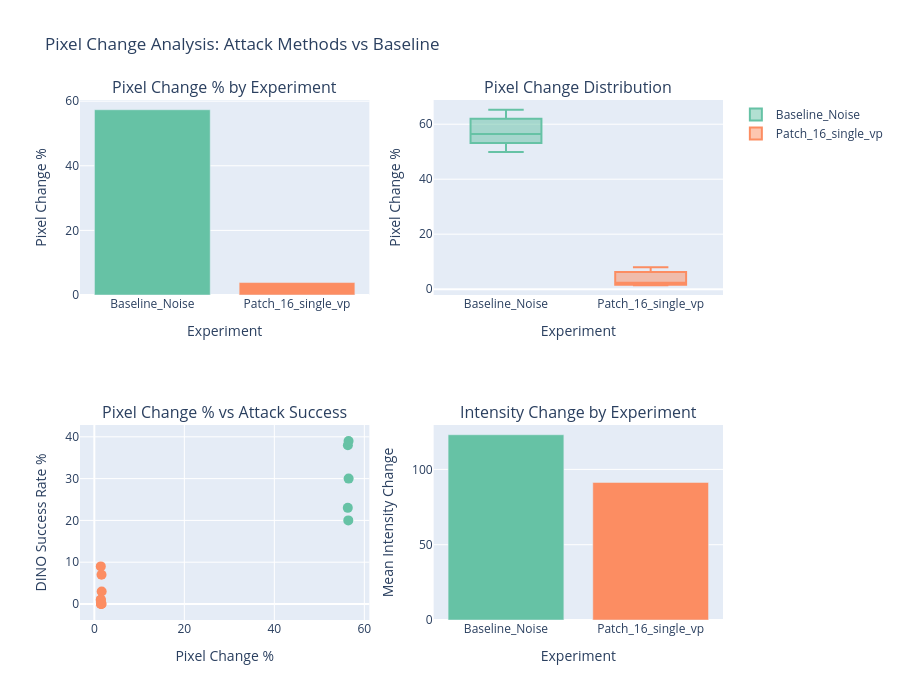

Source (notebook cell):
### Code cell
# =============================================================================
# PIXEL CHANGE VISUALIZATION
# =============================================================================

import plotly.express as px
import plotly.graph_objects as go
from plotly.subplots import make_subplots

if len(pixel_change_df) > 0:
    print("="*80)
    print("PIXEL CHANGE VISUALIZATION")
    print("="*80)
    
    # Create a figure with multiple visualizations
    fig = make_subplots(
        rows=2, cols=2,
        subplot_titles=(
            'Pixel Change % by Experiment',
            'Pixel Change Distribution',
            'Pixel Change % vs Attack Success',
            'Intensity Change by Experiment'
        ),
        specs=[[{"type": "bar"}, {"type": "box"}],
               [{"type": "scatter"}, {"type": "bar"}]]
    )
    
    # Get unique experiments
    experiments = pixel_change_df['approach'].unique()
    colors = px.colors.qualitative.Set2[:len(experiments)]
    exp_colors = dict(zip(experiments, colors))
    
    # 1. Bar chart: Mean pixel change % by experiment
    mean_changes = pixel_change_df.groupby('approach')['pixel_change_pct'].mean().reset_index()
    for i, row in mean_changes.iterrows():
        fig.add_trace(
            go.Bar(
                x=[row['approach']], 
                y=[row['pixel_change_pct']],
                name=row['approach'],
                marker_color=exp_colors[row['approach']],
                showlegend=False
            ),
            row=1, col=1
        )
    
    # 2. Box plot: Distribution of pixel changes
    for exp in experiments:
        exp_data = pixel_change_df[pixel_change_df['approach'] == exp]
        fig.add_trace(
            go.Box(
                y=exp_data['pixel_change_pct'],
                name=exp,
                marker_color=exp_colors[exp],
                showlegend=True
            ),
            row=1, col=2
        )
    
    # 3. Scatter: Pixel change vs success rate (if we have success data)
    if 'experiment_dfs' in dir() and len(experiment_dfs) > 0:
        # Calculate success rate per patch for each experiment
        scatter_data = []
        for exp_name, exp_df in experiment_dfs.items():
            if exp_name == 'Baseline':
                continue
            if 'dino_standalone_success' in exp_df.columns:
                # Group by patch and get mean success
                patch_success = exp_df.groupby('patch_idx')['dino_standalone_success'].mean()
                
                # Get corresponding pixel changes
                exp_pixel = pixel_change_df[pixel_change_df['approach'] == exp_name]
                if len(exp_pixel) > 0:
                    for patch_idx in patch_success.index:
                        pixel_row = exp_pixel[exp_pixel['patch_idx'] == patch_idx]
                        if len(pixel_row) > 0:
                            scatter_data.append({
                                'approach': exp_name,
                                'pixel_change_pct': pixel_row['pixel_change_pct'].values[0],
                                'success_rate': patch_success[patch_idx] * 100
                            })
        
        if scatter_data:
            scatter_df = pd.DataFrame(scatter_data)
            for exp in scatter_df['approach'].unique():
                exp_data = scatter_df[scatter_df['approach'] == exp]
                fig.add_trace(
                    go.Scatter(
                        x=exp_data['pixel_change_pct'],
                        y=exp_data['success_rate'],
                        mode='markers',
                        name=exp,
                        marker=dict(color=exp_colors.get(exp, 'gray'), size=10),
                        showlegend=False
                    ),
                    row=2, col=1
                )
    
    # 4. Bar chart: Mean intensity change by experiment
    intensity_changes = pixel_change_df.groupby('approach')['intensity_change_mean'].mean().reset_index()
    for i, row in intensity_changes.iterrows():
        fig.add_trace(
            go.Bar(
                x=[row['approach']], 
                y=[row['intensity_change_mean']],
                name=row['approach'],
                marker_color=exp_colors[row['approach']],
                showlegend=False
            ),
            row=2, col=2
        )
    
    # Update layout
    fig.update_layout(
        title_text="Pixel Change Analysis: Attack Methods vs Baseline",
        height=700,
        showlegend=True
    )
    
    fig.update_xaxes(title_text="Experiment", row=1, col=1)
    fig.update_yaxes(title_text="Pixel Change %", row=1, col=1)
    
    fig.update_xaxes(title_text="Experiment", row=1, col=2)
    fig.update_yaxes(title_text="Pixel Change %", row=1, col=2)
    
    fig.update_xaxes(title_text="Pixel Change %", row=2, col=1)
    fig.update_yaxes(title_text="DINO Success Rate %", row=2, col=1)
    
    fig.update_xaxes(title_text="Experiment", row=2, col=2)
    fig.update_yaxes(title_text="Mean Intensity Change", row=2, col=2)
    
    fig.show()
    
    # Save the figure
    if 'export_folder' in dir() and export_folder.exists():
        fig_path = export_folder / "figures" / "pixel_change_analysis.html"
        os.makedirs(fig_path.parent, exist_ok=True)
        fig.write_html(str(fig_path))
        print(f"\n✓ Saved pixel change figure to: {fig_path}")
else:
    print("⚠ No pixel change data available for visualization")

### Figure 1 — Plotly figure (JSON) as saved in the notebook; plotly's stock layout.template omitted (floating-point values rounded to 4 significant figures)
{"data": [{"marker": {"color": "rgb(102,194,165)"}, "name": "Baseline_Noise", "showlegend": false, "type": "bar", "x": ["Baseline_Noise"], "xaxis": "x", "y": [57.35], "yaxis": "y"}, {"marker": {"color": "rgb(252,141,98)"}, "name": "Patch_16_single_vp", "showlegend": false, "type": "bar", "x": ["Patch_16_single_vp"], "xaxis": "x", "y": [3.854], "yaxis": "y"}, {"marker": {"color": "rgb(102,194,165)"}, "name": "Baseline_Noise", "showlegend": true, "type": "box", "xaxis": "x2", "y": [56.32, 56.34, 56.43, 56.49, 56.51, 61.97, 61.98, 61.96, 62.01, 61.99, 53.17, 53.39, 53.16, 53.4, 53.3, 65.27, 65.04, 65.16, 65.14, 64.97, 49.94, 49.9, 49.95, 49.95, 49.89], "yaxis": "y2"}, {"marker": {"color": "rgb(252,141,98)"}, "name": "Patch_16_single_vp", "showlegend": true, "type": "box", "xaxis": "x2", "y": [1.419, 1.469, 1.471, 1.434, 1.486, 1.597, 1.633, 1.619, 1.559, 1.624, 1.608, 1.584, 1.661, 1.666, 1.65, 1.618, 2.133, 2.194, 2.11, 2.299, 2.41, 2.404, 2.393, 2.368, 6.08, 6.104, 6.114, 6.073, 6.15, 6.235, 6.273, 6.209, 7.644, 7.856, 7.956, 7.943, 7.761, 7.742, 7.723, 6.88], "yaxis": "y2"}, {"marker": {"color": "rgb(102,194,165)", "size": 10}, "mode": "markers", "name": "Baseline_Noise", "showlegend": false, "type": "scatter", "x": [56.32, 56.34, 56.43, 56.49, 56.51], "xaxis": "x3", "y": [23, 38, 20, 39, 30], "yaxis": "y3"}, {"marker": {"color": "rgb(252,141,98)", "size": 10}, "mode": "markers", "name": "Patch_16_single_vp", "showlegend": false, "type": "scatter", "x": [1.419, 1.469, 1.471, 1.434, 1.486, 1.597, 1.633, 1.619], "xaxis": "x3", "y": [1, 1, 0, 9, 0, 7.0, 3, 0], "yaxis": "y3"}, {"marker": {"color": "rgb(102,194,165)"}, "name": "Baseline_Noise", "showlegend": false, "type": "bar", "x": ["Baseline_Noise"], "xaxis": "x4", "y": [123.0], "yaxis": "y4"}, {"marker": {"color": "rgb(252,141,98)"}, "name": "Patch_16_single_vp", "showlegend": false, "type": "bar", "x": ["Patch_16_single_vp"], "xaxis": "x4", "y": [91.35], "yaxis": "y4"}], "layout": {"annotations": [{"font": {"size": 16}, "showarrow": false, "text": "Pixel Change % by Experiment", "x": 0.225, "xanchor": "center", "xref": "paper", "y": 1, "yanchor": "bottom", "yref": "paper"}, {"font": {"size": 16}, "showarrow": false, "text": "Pixel Change Distribution", "x": 0.775, "xanchor": "center", "xref": "paper", "y": 1, "yanchor": "bottom", "yref": "paper"}, {"font": {"size": 16}, "showarrow": false, "text": "Pixel Change % vs Attack Success", "x": 0.225, "xanchor": "center", "xref": "paper", "y": 0.375, "yanchor": "bottom", "yref": "paper"}, {"font": {"size": 16}, "showarrow": false, "text": "Intensity Change by Experiment", "x": 0.775, "xanchor": "center", "xref": "paper", "y": 0.375, "yanchor": "bottom", "yref": "paper"}], "height": 700, "showlegend": true, "title": {"text": "Pixel Change Analysis: Attack Methods vs Baseline"}, "xaxis": {"anchor": "y", "domain": [0, 0.45], "title": {"text": "Experiment"}}, "xaxis2": {"anchor": "y2", "domain": [0.55, 1], "title": {"text": "Experiment"}}, "xaxis3": {"anchor": "y3", "domain": [0, 0.45], "title": {"text": "Pixel Change %"}}, "xaxis4": {"anchor": "y4", "domain": [0.55, 1], "title": {"text": "Experiment"}}, "yaxis": {"anchor": "x", "domain": [0.625, 1], "title": {"text": "Pixel Change %"}}, "yaxis2": {"anchor": "x2", "domain": [0.625, 1], "title": {"text": "Pixel Change %"}}, "yaxis3": {"anchor": "x3", "domain": [0, 0.375], "title": {"text": "DINO Success Rate %"}}, "yaxis4": {"anchor": "x4", "domain": [0, 0.375], "title": {"text": "Mean Intensity Change"}}}}
